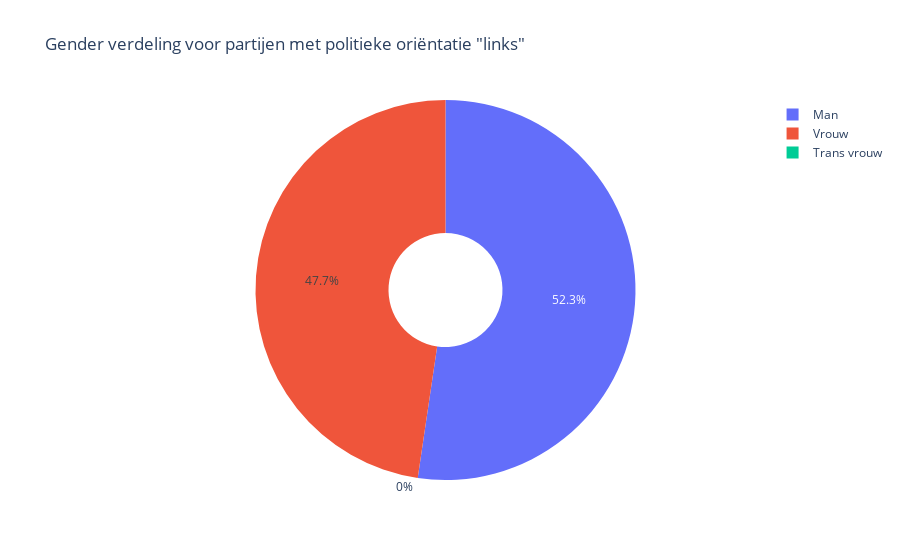
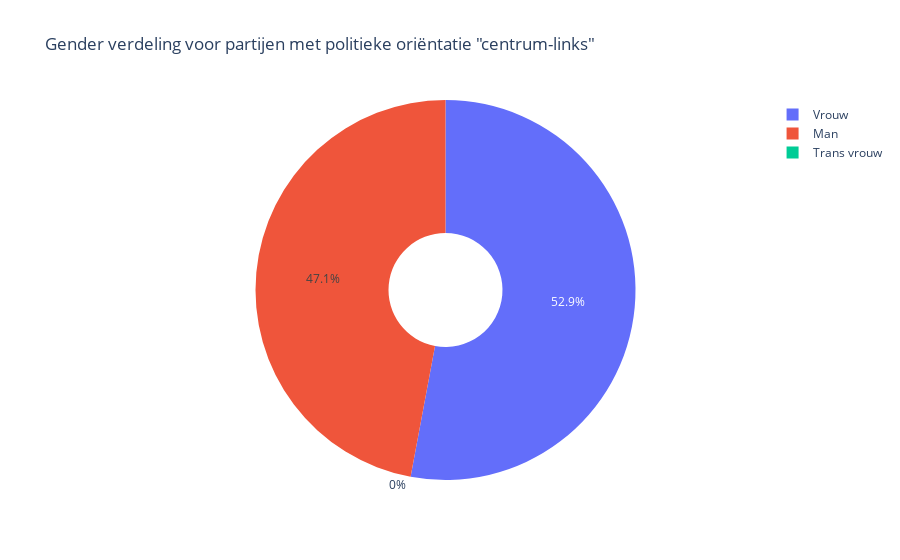
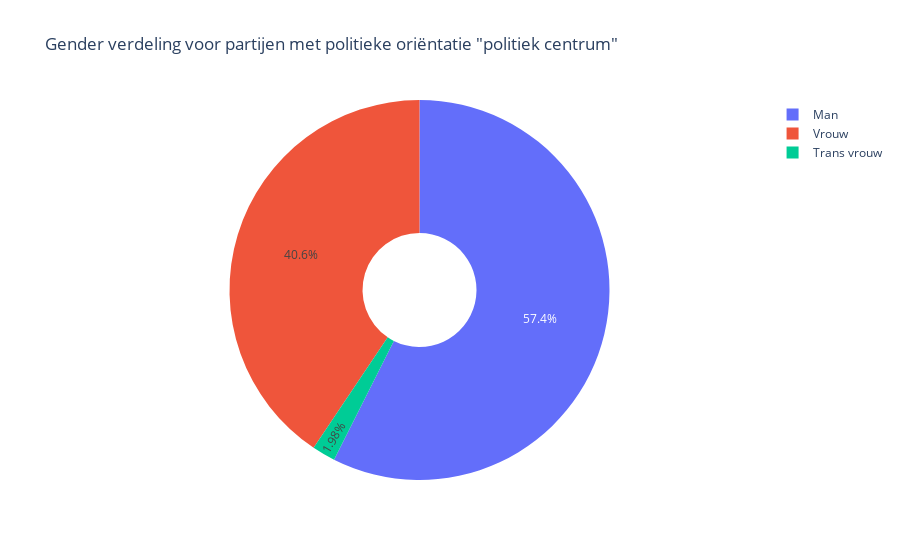
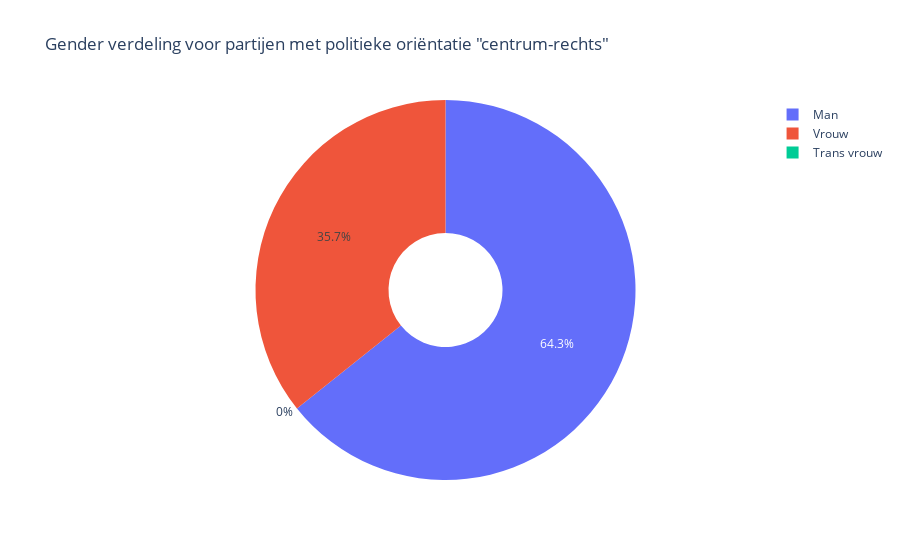

Source (notebook cell) for these figures, in order:
### Code cell
import numpy as np
gender_df = member_df.copy()
gender_df['Man'] = [True if x == 'mannelijk' else np.nan for x in member_df['genderLabel.value'].tolist()]
gender_df['Vrouw'] = [True if x == 'vrouwelijk' else np.nan for x in member_df['genderLabel.value'].tolist()]
gender_df['Trans vrouw'] = [True if x == 'transvrouw' else np.nan for x in member_df['genderLabel.value'].tolist()]
gender_df['Onbekend'] = [True if x == np.nan else np.nan for x in member_df['genderLabel.value'].tolist()]

gender_alignment_df = gender_df.groupby(['alignmentLabel.value']).count()
gender_alignment_df = gender_alignment_df[['Man', 'Vrouw', 'Trans vrouw']]
gender_alignment_df = gender_alignment_df.reindex(['links', 'centrum-links', 'politiek centrum', 'centrum-rechts', 'rechts', 'extreem-rechts'])

for x in range(len(gender_alignment_df)):
  alignment = gender_alignment_df.index.tolist()[x]
  M = gender_alignment_df['Man'].tolist()[x]
  V = gender_alignment_df['Vrouw'].tolist()[x]
  TV = gender_alignment_df['Trans vrouw'].tolist()[x]

  labels = ['Man','Vrouw','Trans vrouw']
  values = [M,V,TV]
  fig2= go.Figure(data=[go.Pie(labels=labels, values=values, hole=.3)], layout=go.Layout(title='Gender verdeling voor partijen met politieke oriëntatie "' + alignment + '"'))
  fig2.show()

### Figure 1 — Plotly figure (JSON) as saved in the notebook; plotly's stock layout.template omitted (floating-point values rounded to 4 significant figures)
{"data": [{"hole": 0.3, "labels": ["Man", "Vrouw", "Trans vrouw"], "type": "pie", "values": [56, 51, 0]}], "layout": {"title": {"text": "Gender verdeling voor partijen met politieke oriëntatie \"links\""}}}

### Figure 2 — Plotly figure (JSON) as saved in the notebook; plotly's stock layout.template omitted (floating-point values rounded to 4 significant figures)
{"data": [{"hole": 0.3, "labels": ["Man", "Vrouw", "Trans vrouw"], "type": "pie", "values": [56, 63, 0]}], "layout": {"title": {"text": "Gender verdeling voor partijen met politieke oriëntatie \"centrum-links\""}}}

### Figure 3 — Plotly figure (JSON) as saved in the notebook; plotly's stock layout.template omitted (floating-point values rounded to 4 significant figures)
{"data": [{"hole": 0.3, "labels": ["Man", "Vrouw", "Trans vrouw"], "type": "pie", "values": [58, 41, 2]}], "layout": {"title": {"text": "Gender verdeling voor partijen met politieke oriëntatie \"politiek centrum\""}}}

### Figure 4 — Plotly figure (JSON) as saved in the notebook; plotly's stock layout.template omitted (floating-point values rounded to 4 significant figures)
{"data": [{"hole": 0.3, "labels": ["Man", "Vrouw", "Trans vrouw"], "type": "pie", "values": [72, 40, 0]}], "layout": {"title": {"text": "Gender verdeling voor partijen met politieke oriëntatie \"centrum-rechts\""}}}
